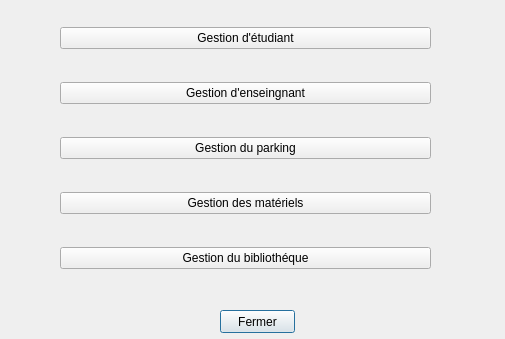
<?xml version="1.0" encoding="UTF-8"?>
<ui version="4.0">
 <class>tout_gestions</class>
 <widget class="QDialog" name="tout_gestions">
  <property name="geometry">
   <rect>
    <x>0</x>
    <y>0</y>
    <width>505</width>
    <height>339</height>
   </rect>
  </property>
  <property name="windowTitle">
   <string>Dialog</string>
  </property>
  <widget class="QPushButton" name="pushButton_6">
   <property name="geometry">
    <rect>
     <x>220</x>
     <y>310</y>
     <width>75</width>
     <height>23</height>
    </rect>
   </property>
   <property name="text">
    <string>Fermer</string>
   </property>
  </widget>
  <widget class="QWidget" name="">
   <property name="geometry">
    <rect>
     <x>60</x>
     <y>0</y>
     <width>371</width>
     <height>301</height>
    </rect>
   </property>
   <layout class="QVBoxLayout" name="verticalLayout">
    <item>
     <widget class="QPushButton" name="pushButton">
      <property name="text">
       <string>Gestion d'étudiant</string>
      </property>
     </widget>
    </item>
    <item>
     <widget class="QPushButton" name="pushButton_2">
      <property name="text">
       <string>Gestion d'enseingnant</string>
      </property>
     </widget>
    </item>
    <item>
     <widget class="QPushButton" name="pushButton_5">
      <property name="text">
       <string>Gestion du parking</string>
      </property>
     </widget>
    </item>
    <item>
     <widget class="QPushButton" name="pushButton_3">
      <property name="text">
       <string>Gestion des matériels</string>
      </property>
     </widget>
    </item>
    <item>
     <widget class="QPushButton" name="pushButton_4">
      <property name="text">
       <string>Gestion du bibliothéque</string>
      </property>
     </widget>
    </item>
   </layout>
  </widget>
 </widget>
 <resources/>
 <connections>
  <connection>
   <sender>pushButton_6</sender>
   <signal>clicked()</signal>
   <receiver>tout_gestions</receiver>
   <slot>close()</slot>
   <hints>
    <hint type="sourcelabel">
     <x>246</x>
     <y>313</y>
    </hint>
    <hint type="destinationlabel">
     <x>563</x>
     <y>287</y>
    </hint>
   </hints>
  </connection>
 </connections>
</ui>
